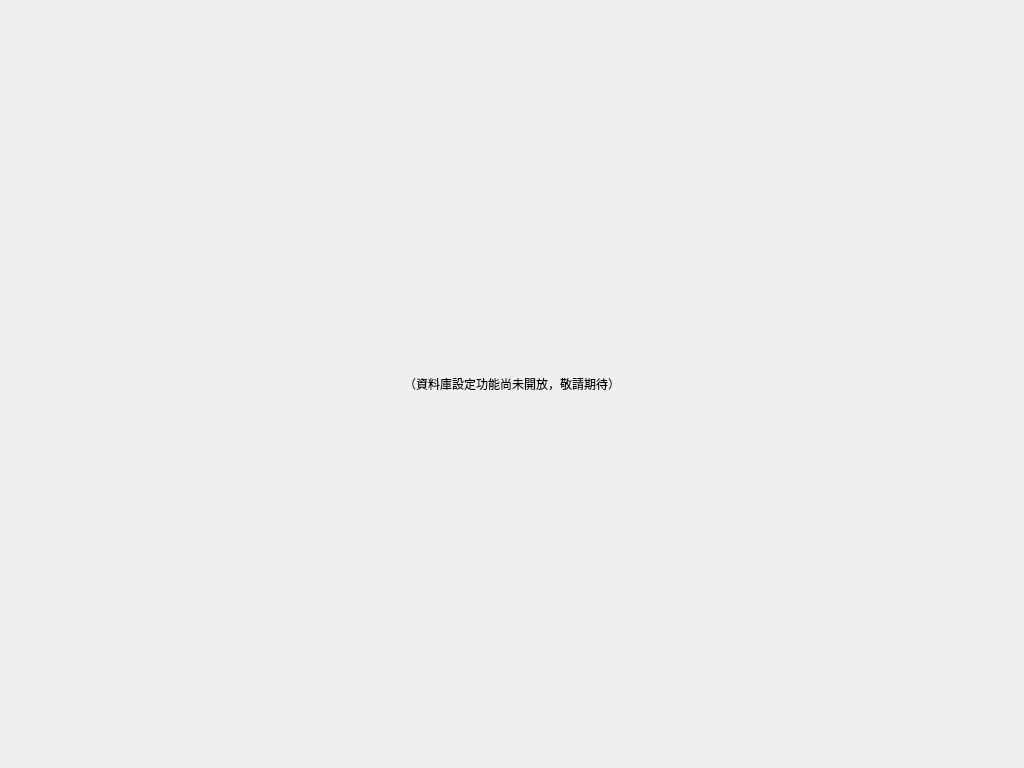
<?xml version="1.0" encoding="UTF-8"?>
<ui version="4.0">
 <class>MainWindow</class>
 <widget class="QMainWindow" name="MainWindow">
  <property name="geometry">
   <rect><x>0</x><y>0</y><width>1024</width><height>768</height></rect>
  </property>
  <property name="windowTitle"><string>公文管理系統 - 資料庫設定</string></property>
  <widget class="QWidget" name="centralwidget">
   <layout class="QVBoxLayout" name="mainVerticalLayout">
    <property name="spacing"><number>8</number></property>
    <property name="leftMargin"><number>24</number></property>
    <property name="topMargin"><number>24</number></property>
    <property name="rightMargin"><number>24</number></property>
    <property name="bottomMargin"><number>24</number></property>
    <item>
     <widget class="QLabel" name="lbl_placeholder">
      <property name="text"><string>（資料庫設定功能尚未開放，敬請期待）</string></property>
      <property name="alignment"><set>Qt::AlignCenter</set></property>
     </widget>
    </item>
   </layout>
  </widget>
 </widget>
</ui>
